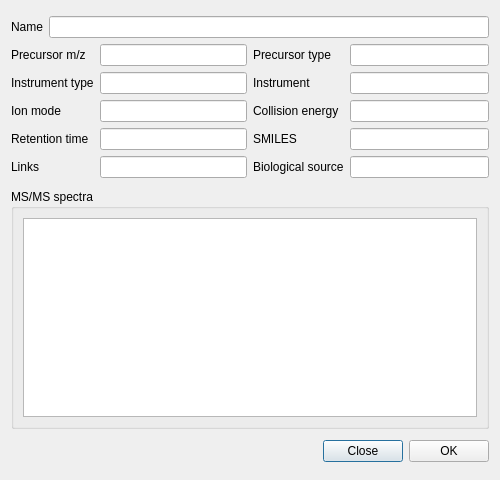
<?xml version="1.0" encoding="UTF-8"?>
<ui version="4.0">
 <class>CompoundSpectraDialog</class>
 <widget class="QDialog" name="CompoundSpectraDialog">
  <property name="geometry">
   <rect>
    <x>0</x>
    <y>0</y>
    <width>500</width>
    <height>480</height>
   </rect>
  </property>
  <property name="maximumSize">
   <size>
    <width>500</width>
    <height>480</height>
   </size>
  </property>
  <property name="windowTitle">
   <string>Compound spectra</string>
  </property>
  <layout class="QGridLayout" name="gridLayout_6">
   <item row="0" column="0" colspan="3">
    <layout class="QGridLayout" name="gridLayout_4">
     <item row="0" column="0" colspan="2">
      <layout class="QGridLayout" name="gridLayout_3">
       <item row="0" column="0">
        <widget class="QLabel" name="label">
         <property name="text">
          <string>Name</string>
         </property>
        </widget>
       </item>
       <item row="0" column="1">
        <widget class="QLineEdit" name="lineEdit"/>
       </item>
      </layout>
     </item>
     <item row="1" column="0">
      <layout class="QGridLayout" name="gridLayout">
       <item row="0" column="0">
        <widget class="QLabel" name="label_2">
         <property name="text">
          <string>Precursor m/z</string>
         </property>
        </widget>
       </item>
       <item row="0" column="1">
        <widget class="QLineEdit" name="lineEdit_2"/>
       </item>
       <item row="1" column="0">
        <widget class="QLabel" name="label_4">
         <property name="text">
          <string>Instrument type</string>
         </property>
        </widget>
       </item>
       <item row="1" column="1">
        <widget class="QLineEdit" name="lineEdit_4"/>
       </item>
       <item row="2" column="0">
        <widget class="QLabel" name="label_9">
         <property name="text">
          <string>Ion mode</string>
         </property>
        </widget>
       </item>
       <item row="2" column="1">
        <widget class="QLineEdit" name="lineEdit_9"/>
       </item>
       <item row="3" column="0">
        <widget class="QLabel" name="label_8">
         <property name="text">
          <string>Retention time</string>
         </property>
        </widget>
       </item>
       <item row="3" column="1">
        <widget class="QLineEdit" name="lineEdit_8"/>
       </item>
       <item row="4" column="0">
        <widget class="QLabel" name="label_10">
         <property name="text">
          <string>Links</string>
         </property>
        </widget>
       </item>
       <item row="4" column="1">
        <widget class="QLineEdit" name="lineEdit_10"/>
       </item>
      </layout>
     </item>
     <item row="1" column="1">
      <layout class="QGridLayout" name="gridLayout_2">
       <item row="0" column="0">
        <widget class="QLabel" name="label_3">
         <property name="text">
          <string>Precursor type</string>
         </property>
        </widget>
       </item>
       <item row="0" column="1">
        <widget class="QLineEdit" name="lineEdit_3"/>
       </item>
       <item row="1" column="0">
        <widget class="QLabel" name="label_5">
         <property name="text">
          <string>Instrument</string>
         </property>
        </widget>
       </item>
       <item row="1" column="1">
        <widget class="QLineEdit" name="lineEdit_5"/>
       </item>
       <item row="2" column="0">
        <widget class="QLabel" name="label_7">
         <property name="text">
          <string>Collision energy</string>
         </property>
        </widget>
       </item>
       <item row="2" column="1">
        <widget class="QLineEdit" name="lineEdit_7"/>
       </item>
       <item row="3" column="0">
        <widget class="QLabel" name="label_6">
         <property name="text">
          <string>SMILES</string>
         </property>
        </widget>
       </item>
       <item row="3" column="1">
        <widget class="QLineEdit" name="lineEdit_6"/>
       </item>
       <item row="4" column="0">
        <widget class="QLabel" name="label_11">
         <property name="text">
          <string>Biological source</string>
         </property>
        </widget>
       </item>
       <item row="4" column="1">
        <widget class="QLineEdit" name="lineEdit_11"/>
       </item>
      </layout>
     </item>
    </layout>
   </item>
   <item row="1" column="0" colspan="3">
    <widget class="QGroupBox" name="groupBox">
     <property name="maximumSize">
      <size>
       <width>480</width>
       <height>240</height>
      </size>
     </property>
     <property name="title">
      <string>MS/MS spectra</string>
     </property>
     <layout class="QGridLayout" name="gridLayout_5">
      <item row="0" column="0">
       <widget class="QPlainTextEdit" name="plainTextEdit"/>
      </item>
     </layout>
    </widget>
   </item>
   <item row="2" column="0">
    <spacer name="horizontalSpacer">
     <property name="orientation">
      <enum>Qt::Horizontal</enum>
     </property>
     <property name="sizeHint" stdset="0">
      <size>
       <width>311</width>
       <height>20</height>
      </size>
     </property>
    </spacer>
   </item>
   <item row="2" column="1">
    <widget class="QPushButton" name="closeButton">
     <property name="text">
      <string>Close</string>
     </property>
    </widget>
   </item>
   <item row="2" column="2">
    <widget class="QPushButton" name="okButton">
     <property name="text">
      <string>OK</string>
     </property>
    </widget>
   </item>
  </layout>
 </widget>
 <resources/>
 <connections/>
</ui>
